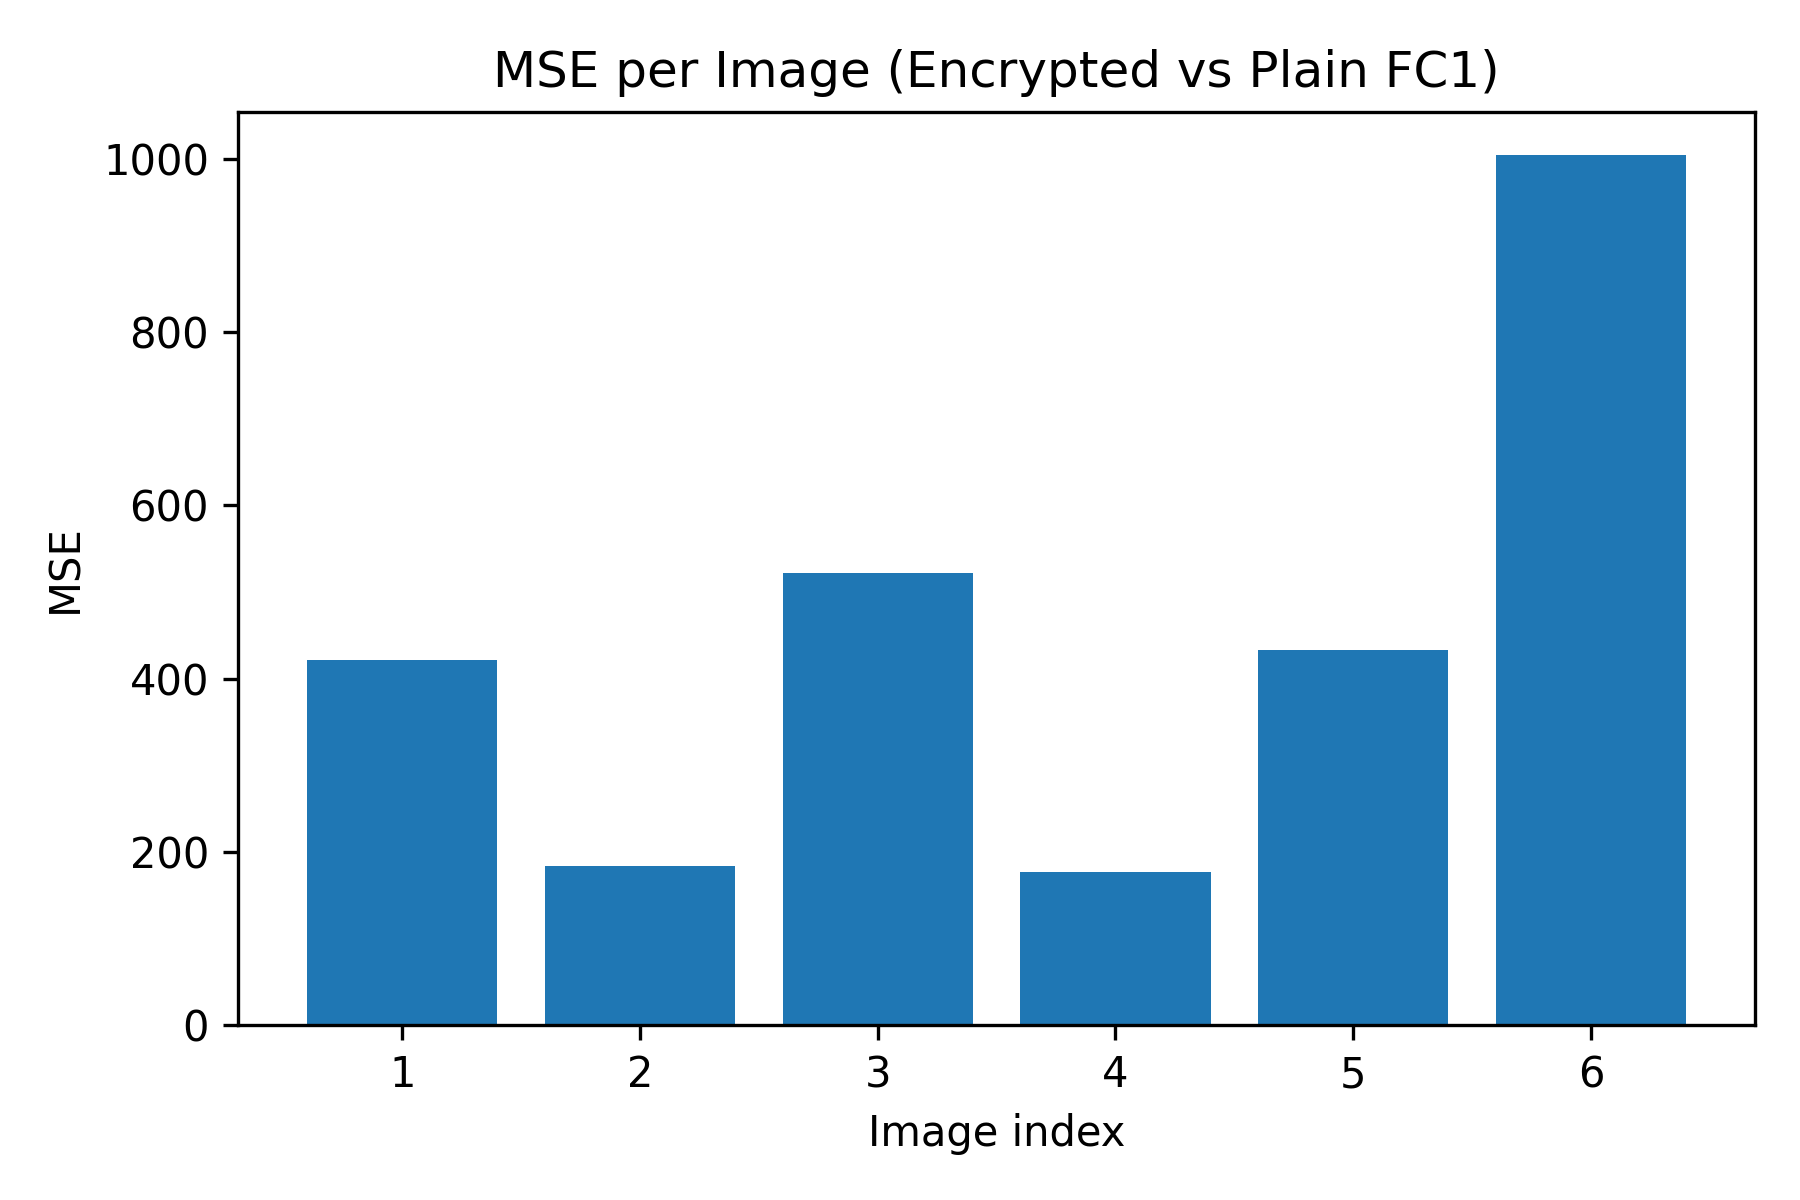

Write Python code to recreate this figure.
import pandas as pd
import matplotlib.pyplot as plt

df = pd.read_csv("encrypted_eval_summary.csv")

# Drop rows where idx is NOT a number (e.g., 'AVERAGE')
df_clean = df[pd.to_numeric(df["idx"], errors="coerce").notnull()].copy()

# Convert idx to integer
df_clean["idx"] = df_clean["idx"].astype(int)

# --- MSE per image ---
plt.figure(figsize=(6, 4))
plt.bar(df_clean["idx"], df_clean["MSE"])
plt.xlabel("Image index")
plt.ylabel("MSE")
plt.title("MSE per Image (Encrypted vs Plain FC1)")
plt.xticks(df_clean["idx"])
plt.tight_layout()
plt.savefig("mse_per_image.png", dpi=300)
plt.show()

# --- Correlation per image ---
plt.figure(figsize=(6, 4))
plt.bar(df_clean["idx"], df_clean["Corr"])
plt.xlabel("Image index")
plt.ylabel("Correlation")
plt.ylim(0.99, 1.0)
plt.title("Correlation per Image (Encrypted vs Plain FC1)")
plt.xticks(df_clean["idx"])
plt.tight_layout()
plt.savefig("corr_per_image.png", dpi=300)
plt.show()
